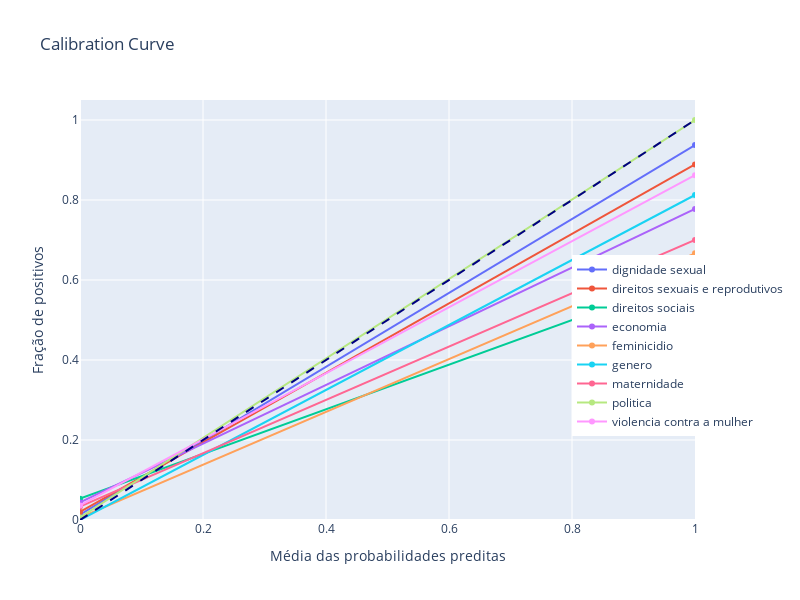

The notebook cell this image was saved under:
### Code cell
# Curva de calibração para cada um dos temas
from sklearn.calibration import calibration_curve
import plotly.graph_objects as go
from sklearn.metrics import roc_curve, auc
import numpy as np
from sklearn.preprocessing import LabelBinarizer

y_true = test['label'].tolist()
y_pred = test["pred_label"].to_list()

#
lb = LabelBinarizer()
lb.fit(y_true)
y_true_bin = lb.transform(y_true)
y_pred_bin = lb.transform(y_pred)


class_mapping = {index: class_name for index, class_name in enumerate(lb.classes_)}


prob_true = dict()
prob_pred = dict()
n_classes = len(lb.classes_)

for i in range(n_classes):
    prob_true[i], prob_pred[i] = calibration_curve(y_true_bin[:, i], y_pred_bin[:, i], n_bins=10)


fig = go.Figure()

for i in range(n_classes):
    fig.add_trace(go.Scatter(
        x=prob_pred[i],
        y=prob_true[i],
        mode='lines+markers',
        name=class_mapping[i]
    ))


fig.add_trace(go.Scatter(
    x=[0, 1],
    y=[0, 1],
    mode='lines',
    line=dict(color='navy', dash='dash'),
    showlegend=False
))


fig.update_layout(
    title='Curva de calibração',
    xaxis_title='Média das probabilidades preditas',
    yaxis_title='Fração de positivos',
    xaxis=dict(range=[0, 1]),
    yaxis=dict(range=[0, 1.05]),
    legend=dict(x=0.8, y=0.2),
    width=800,
    height=600
)

fig.show()

### Figure 1 — Plotly figure (JSON) as saved in the notebook; plotly's stock layout.template omitted (floating-point values rounded to 4 significant figures)
{"data": [{"mode": "lines+markers", "name": "dignidade sexual", "type": "scatter", "x": [0, 1], "y": [0.01316, 0.9375]}, {"mode": "lines+markers", "name": "direitos sexuais e reprodutivos", "type": "scatter", "x": [0, 1], "y": [0.02, 0.8889]}, {"mode": "lines+markers", "name": "direitos sociais", "type": "scatter", "x": [0, 1], "y": [0.05333, 0.6111]}, {"mode": "lines+markers", "name": "economia", "type": "scatter", "x": [0, 1], "y": [0.04403, 0.7778]}, {"mode": "lines+markers", "name": "feminicidio", "type": "scatter", "x": [0, 1], "y": [0.006173, 0.6667]}, {"mode": "lines+markers", "name": "genero", "type": "scatter", "x": [0, 1], "y": [0, 0.8125]}, {"mode": "lines+markers", "name": "maternidade", "type": "scatter", "x": [0, 1], "y": [0.03378, 0.7]}, {"mode": "lines+markers", "name": "politica", "type": "scatter", "x": [0, 1], "y": [0.006211, 1]}, {"mode": "lines+markers", "name": "violencia contra a mulher", "type": "scatter", "x": [0, 1], "y": [0.03636, 0.8621]}, {"line": {"color": "navy", "dash": "dash"}, "mode": "lines", "showlegend": false, "type": "scatter", "x": [0, 1], "y": [0, 1]}], "layout": {"height": 600, "legend": {"x": 0.8, "y": 0.2}, "title": {"text": "Calibration Curve"}, "width": 800, "xaxis": {"range": [0, 1], "title": {"text": "Média das probabilidades preditas"}}, "yaxis": {"range": [0, 1.05], "title": {"text": "Fração de positivos"}}}}
